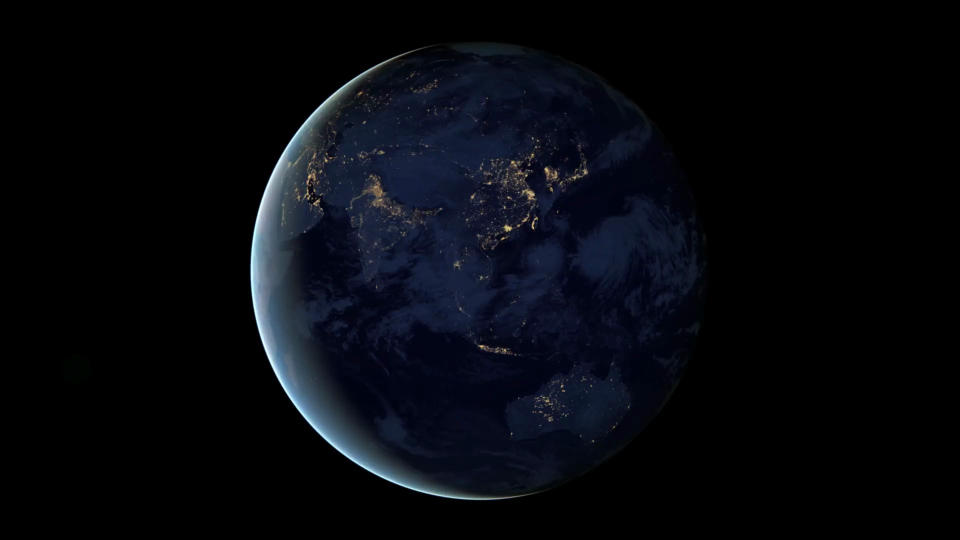
#> input picture input/md_LeozNhovsSopzDen_Friendly Game/candidates/frame_0.jpg, 1920 x 1080 px (shown at 1/2 size)
$ python -i stage_3.py   (imports and definitions only)
#> lines starting #> are read from the running program, lines starting #| are printed output that depends on the picture
#> further down, picture is the input picture: PIL image 1920x1080 RGB; mean R, G, B 6.5, 8.5, 13.8
from pathlib import Path

import numpy as np
import config
from PIL import Image, ImageEnhance, ImageDraw, ImageFont
from stage_1 import scan_videos, create_metadata_for_video, create_frame_candidates
from stage_2 import select_thumbnail
import json

STYLE_BLUE = "blue"
STYLE_PURPLE = "purple"
STYLE_WHITE = "white"

BAR_STYLES = {
    STYLE_BLUE: {
        "start": (0, 60, 150, 240),
        "end": (0, 140, 230, 240),
        "text_color": (255, 255, 255, 255),
    },
    STYLE_PURPLE: {
        "start": (40, 10, 60, 230),
        "end": (100, 30, 110, 230),
        "text_color": (255, 255, 255, 255),
    },
    STYLE_WHITE: {
        "start": (220, 220, 220, 240),
        "end": (255, 255, 255, 240),
        "text_color": (20, 20, 20, 255),
    },
}

BAR_HEIGHT_RATIO = 0.18  # 18% of image height

LOGO_PATH = Path("assets/logo.png")
FONT_PATH = Path("assets/Montserrat-ExtraBold.ttf")


def enhance_image_visuals(img_pil: Image.Image) -> Image.Image:
    # --- 1. Vibrancy & Contrast ---
    # Boost Color (1.5x is usually the sweet spot for sports)
    enhancer_color = ImageEnhance.Color(img_pil)
    img_pil = enhancer_color.enhance(1.5)

    # Boost Contrast slightly (1.1x)
    enhancer_contrast = ImageEnhance.Contrast(img_pil)
    img_pil = enhancer_contrast.enhance(1.05)

    enhancer_brightness = ImageEnhance.Brightness(img_pil)
    img_pil = enhancer_brightness.enhance(1.15)
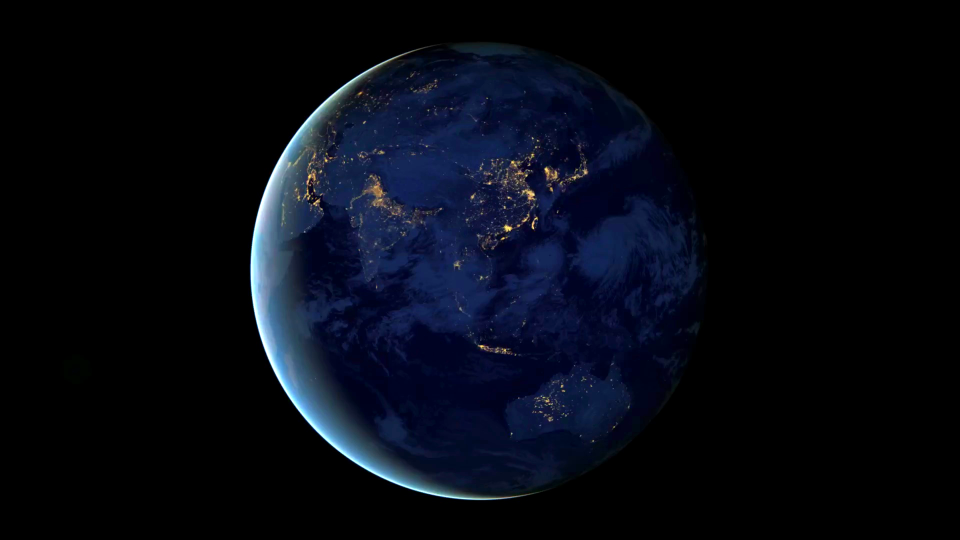
#> img_pil: PIL image 1920x1080 RGB (shown at 1/2 size); mean R, G, B 6.2, 9.6, 19.1

    # --- 2. Vignette (Darkened Corners) ---
    img_pil = img_pil.convert("RGBA")
#> img_pil: PIL image 1920x1080 RGBA
    width, height = img_pil.size
#> width = 1920; height = 1080

    x = np.linspace(-1, 1, width)
#> x = 1920 values from -1 to 1
    y = np.linspace(-1, 1, height)
#> y = 1080 values from -1 to 1
    X, Y = np.meshgrid(x, y)

    radius = np.sqrt(X**2 + Y**2)

    mask = np.clip(radius - 0.65, 0, 1)

    vignette_intensity = 140
    alpha_channel = (mask * vignette_intensity).astype(np.uint8)

    black_layer = Image.new("RGBA", (width, height), (0, 0, 0, 0))
#> black_layer: PIL image 1920x1080 RGBA; every value is 0
    black_layer.putalpha(Image.fromarray(alpha_channel, mode="L"))
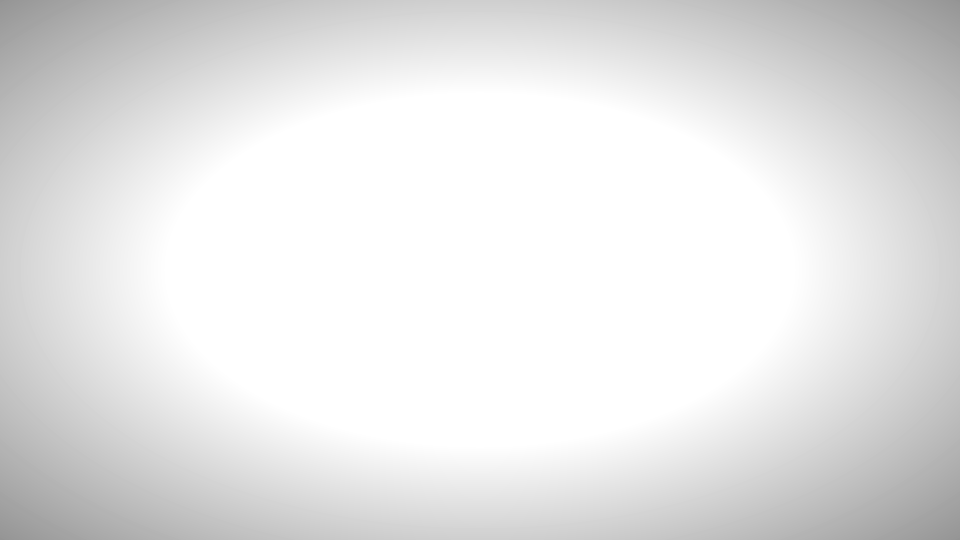
#> black_layer: PIL image 1920x1080 RGBA (shown at 1/2 size); mean R, G, B, A 0, 0, 0, 25.9; transparent parts drawn white
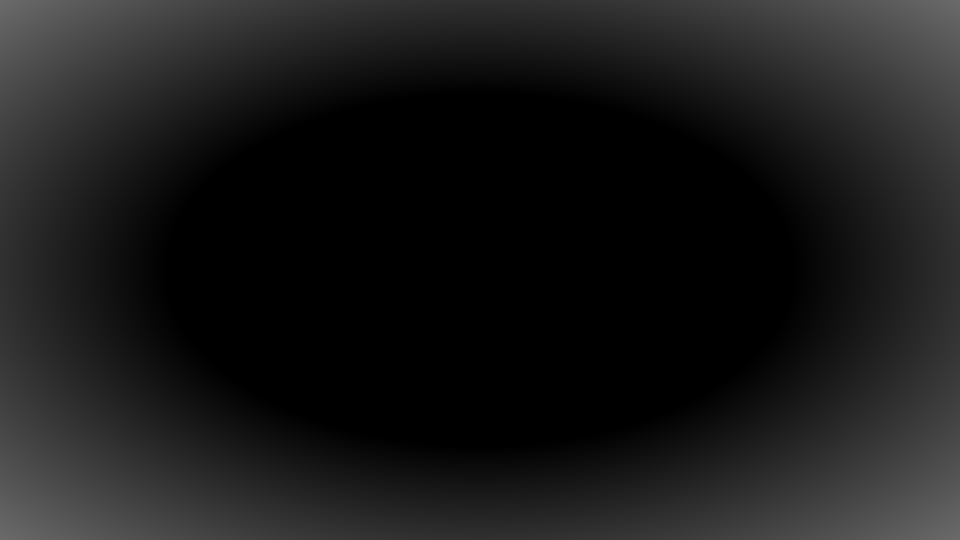
#> alpha_channel: shape (1080, 1920) (shown at 1/2 size); min 0, max 106, mean 25.9

    final_img = Image.alpha_composite(img_pil, black_layer)

    return final_img.convert("RGB")


# [234 lines left out: functions draw_background_bar, add_logo, draw_match_text, draw_tournament_badge, render_thumbnail, not called in this run]


# [13 lines not run here, left out]

>>> from PIL import Image
>>> picture = Image.open('input/md_LeozNhovsSopzDen_Friendly Game/candidates/frame_0.jpg')
>>> result = enhance_image_visuals(picture)
